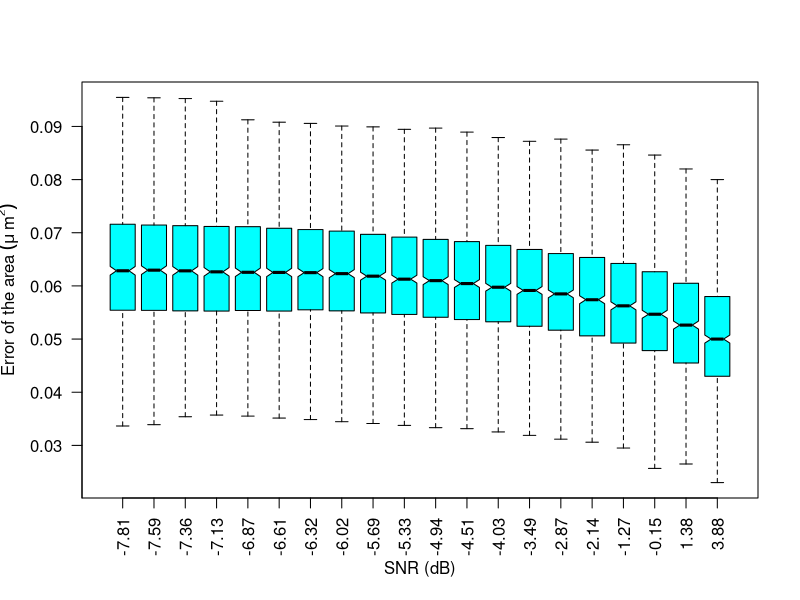
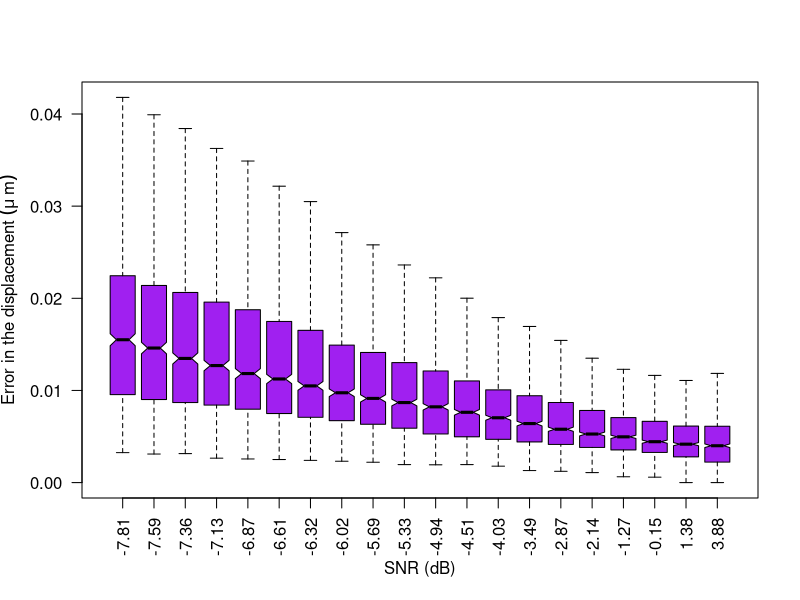
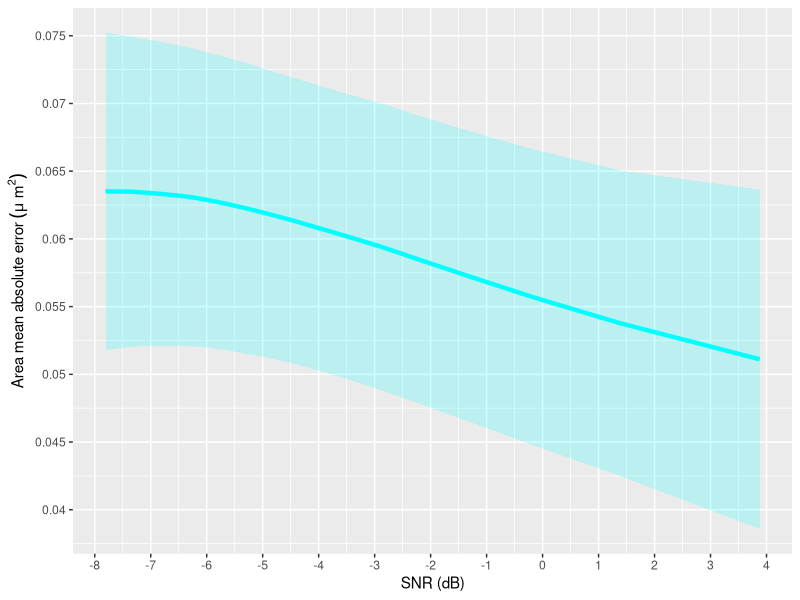
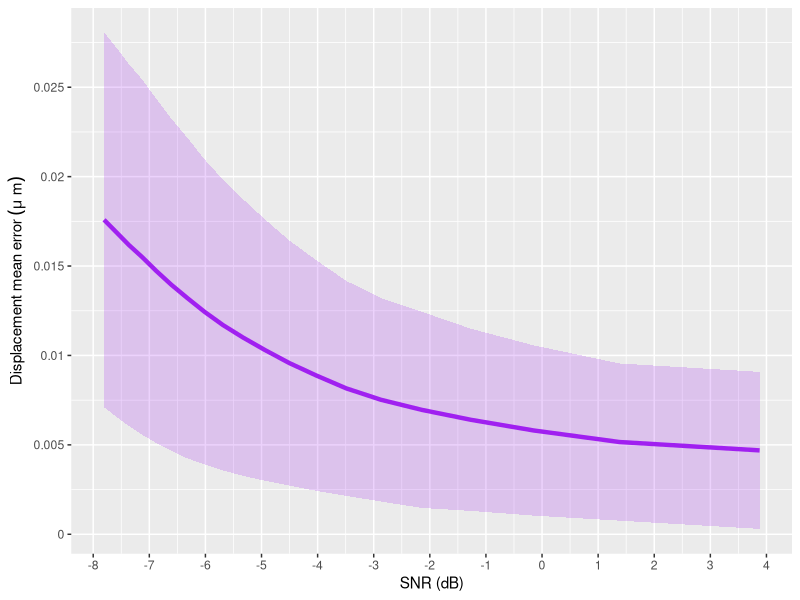
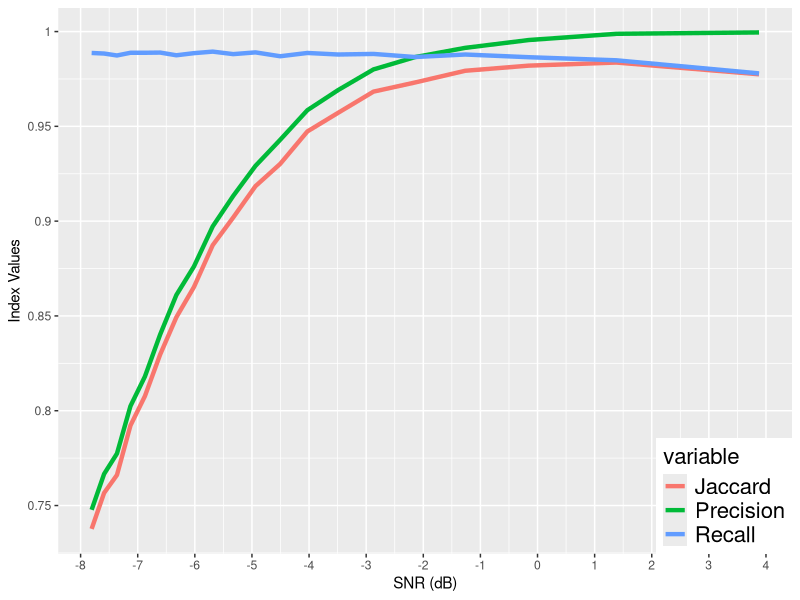

Reproduce these figures in R, in order.
# Script to process the data relative to the lysosomes research carry up with Vadim, Adan and Yasel.
# Author: Yasel Garcés (88yasel@gmail.com)

# Libraries
library(dplyr)
library(ggplot2)
library(cowplot)
library(reshape2)
############# Some functions ###############
statisticBYcolumns<-function(data){
  dataMean<-c()
  dataVar<-c()
  dataSD<-c()
  for(i in 1:dim(data)[2]){
    dataMean[i]<-mean(data[,i])
    dataVar[i]<-var(data[,i])
    dataSD[i]<-sd(data[,i])
  }
  return(list(Mean=dataMean,Var=dataVar,Sd=dataSD))
}

############################################

# Change work directory
dir<-'/home/yasel/Dropbox/VadimLisosomas/Generation_image_Micrsocopy/'
setwd(dir)
# Load the data relative to the Jaccard, Recall and Precision index. Also its load the information 
# relative to the area and displacement estimation error.
Area<-read.csv('Area.csv',header = FALSE)
Displacement<-read.csv('Displacement.csv',header = FALSE)
Jaccard<-read.csv('Jaccard.csv',header = FALSE)
Precision<-read.csv('Precision.csv',header = FALSE)
Recall<-read.csv('Recall.csv',header = FALSE)
SNR<-read.csv('SNR.csv',header = FALSE)

# Find rows different to zero
index<-rowSums(SNR)!=0
# Erase the rows == 0 in all dataset
Area1<-Area[index,]
Displacement1<-Displacement[index,]
Jaccard1<-Jaccard[index,]
Precision1<-Precision[index,]
Recall1<-Recall[index,]
SNR1<-SNR[index,]

############# Tidy data ###############
# Summarise data by mean, variance and standard deviance 
Area<-statisticBYcolumns(Area1)
Displacement<-statisticBYcolumns(Displacement1)
Jaccard<-statisticBYcolumns(Jaccard1)
Precision<-statisticBYcolumns(Precision1)
Recall<-statisticBYcolumns(Recall1)
SNR<-statisticBYcolumns(SNR1)
# Merge data in a data frame
Resume<-data.frame(SNR_Mean=SNR$Mean,SNR_Var=SNR$Var,SNR_SD=SNR$Sd,
           Jaccard_Mean=Jaccard$Mean,Jaccard_Var=Jaccard$Var,Jaccard_SD=Jaccard$Sd,
           Precision_Mean=Precision$Mean,Precision_Var=Precision$Var,Precision_SD=Precision$Sd,
           Recall_Mean=Recall$Mean,Recall_Var=Recall$Var,Recall_SD=Recall$Sd,
           Area_Mean=Area$Mean,Area_Var=Area$Var,Area_SD=Area$Sd,
           Displacement_Mean=Displacement$Mean,Displacement_Var=Displacement$Var,
           Displacement_SD=Displacement$Sd)

############# Data visualization ###############
pdf("AreaBoxplot.pdf",width = 4.5,height=4.5)
colnames(Area1)<-format(Resume$SNR_Mean, digits=2, nsmall=2)
Area1<-Area1[c(20:1)]
boxplot(Area1,notch = TRUE,outline = FALSE,col = "cyan",xlab="SNR (dB)",las=2,
        ylab=expression("Error of the area "(mu~m^2)),yaxt="n")
axis(side=2,labels=seq(0.01,0.09,0.01),at=seq(0.01,0.09,0.01),las=2)
dev.off()

pdf("Displacement_Boxplot.pdf",width = 4.5,height=4.5)
colnames(Displacement1)<-format(Resume$SNR_Mean, digits=2, nsmall=2)
Displacement1<-Displacement1[c(20:1)]
boxplot(Displacement1,notch = TRUE,outline = FALSE,col = "purple",
        xlab="SNR (dB)",las=2,
        ylab=expression("Error in the displacement "(mu~m)))
dev.off()

pdf("Area_Mean.pdf",width = 4.5,height=3.5)
ggplot(data = Resume,aes(x=SNR_Mean,y = Area_Mean))+
  geom_line(size=1.5,colour="cyan")+
  geom_ribbon(aes(ymax = Area_Mean+Area_SD, 
                  ymin= Area_Mean -Area_SD), fill="cyan",
              linetype=0,alpha=0.2)+
  scale_x_continuous("SNR (dB)",breaks = seq(from = -8, to = 4, by = 1))+
  scale_y_continuous(expression("Area mean absolute error "(mu~m^2)),
                     breaks = seq(0,0.08,by = 0.005),labels = seq(0,0.08,by = 0.005))
dev.off()

pdf("Displacement_Mean.pdf",width = 4.5,height=3.5)
ggplot(data = Resume,aes(x=SNR_Mean,y = Displacement_Mean))+
  geom_line(size=1.5,colour="purple")+
  geom_ribbon(aes(ymax = Displacement_Mean+Displacement_SD, 
                  ymin= Displacement_Mean -Displacement_SD), fill="purple",
              linetype=0,alpha=0.2)+
  scale_x_continuous("SNR (dB)",breaks = seq(from = -8, to = 4, by = 1))+
  scale_y_continuous(expression("Displacement mean error "(mu~m)),
                     breaks = seq(0,0.04,by = 0.005),labels = seq(0,0.04,by = 0.005))
dev.off()

#################
Indexs<-select(Resume,c(SNR_Mean,Jaccard_Mean,Precision_Mean,Recall_Mean))
Indexs<-melt(Indexs,id=c("SNR_Mean"))
Indexs$variable<-factor(Indexs$variable,levels = levels(Indexs$variable),
                        labels = c("Jaccard","Precision","Recall"))

pdf("IndexValues.pdf",width = 4.5,height=3.5)
ggplot(Indexs,aes(x = SNR_Mean,y = value,color=variable))+geom_line(size=1.5)+
  theme(legend.justification=c(1,0), legend.position=c(1,0),
        legend.text = element_text(size = 16),
        legend.title = element_text(size=16))+xlab("SNR (dB)")+
  scale_y_continuous("Index Values",breaks = seq(0.7,1,by = 0.05),
                     labels = seq(0.7,1,by = 0.05))+
  scale_x_continuous(breaks = seq(-8,4,by=1))
dev.off()
